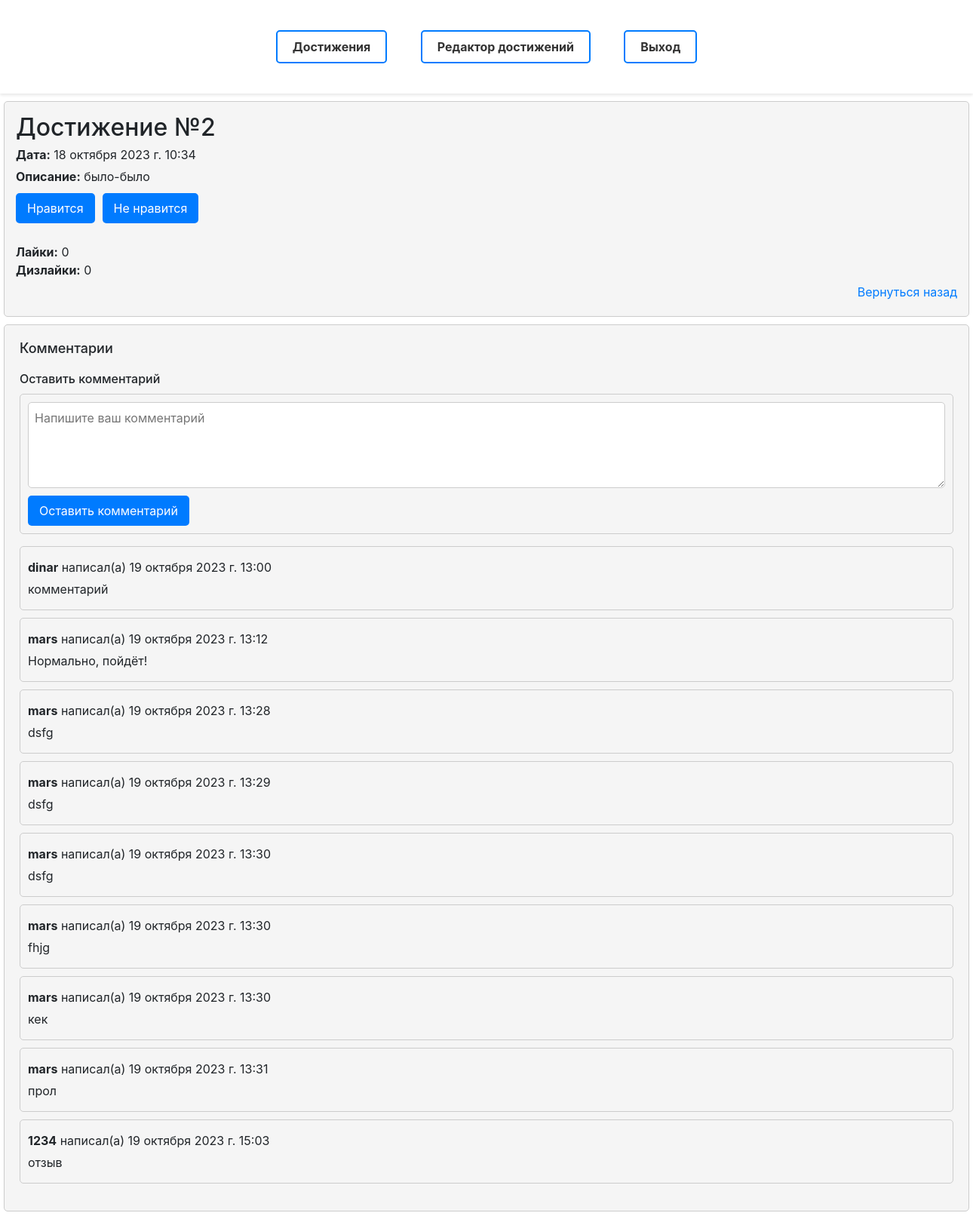
Page /achievement/2 (signed in) on the committed database.
### laba1/models.py (models this page shows, shortened)
class Achievement(models.Model):
    title = models.CharField(verbose_name='Название', max_length=50)
    date = models.DateTimeField(verbose_name='Дата и время', auto_now=True)
    description = models.TextField(verbose_name='Описание')
    class Meta:
        verbose_name = 'Достижение'
        verbose_name_plural = 'Достижения'

class Comment(models.Model):
    achievement = models.ForeignKey(Achievement, on_delete=models.CASCADE)
    user = models.ForeignKey(User, on_delete=models.CASCADE)
    text = models.TextField()
    timestamp = models.DateTimeField(auto_now_add=True)

### laba1/views.py (the view)
# urls.py: path('achievement/<int:pk>', views.AchievementDetail.as_view(), name='detail_achievement'),
class AchievementDetail(DetailView):
    model = Achievement
    template_name = 'laba1/achievement.html'
    context_object_name = 'achievement'
    def get_context_data(self, **kwargs):
        context = super().get_context_data(**kwargs)
        achievement = self.get_object()
        comments = Comment.objects.filter(achievement=achievement)
        likes = Like.objects.filter(achievement=achievement, liked=True).count()
        dislikes = Like.objects.filter(achievement=achievement, liked=False).count()
        user = self.request.user
        liked_by_user = False
        disliked_by_user = False
        if user.is_authenticated:
            liked_by_user = Like.objects.filter(achievement=achievement, user=user, liked=True).exists()
            disliked_by_user = Like.objects.filter(achievement=achievement, user=user, liked=False).exists()
        context['comments'] = comments
        context['likes'] = likes
        context['dislikes'] = dislikes
        context['liked_by_user'] = liked_by_user
        context['disliked_by_user'] = disliked_by_user
        return context

### laba1/templates/laba1/achievement.html (shortened to what this page needs)
{% extends "laba1/index.html" %}
{% block content %}
<div class="achievement_block">
    <h2>{{ achievement.title }}</h2>
    <p><strong>Дата:</strong> {{ achievement.date }}</p>
    <p><strong>Описание:</strong> {{ achievement.description }}</p>
    <div class="like-buttons">
        {% if user.is_authenticated %}
            <form method="post" action="{% url 'like_achievement' achievement.id %}">
                {% if liked_by_user %}
                    <button type="submit" name="unlike">Убрать лайк</button>
                {% else %}
                    <button type="submit" name="like">Нравится</button>
                {% endif %}
            </form>
            <form method="post" action="{% url 'like_achievement' achievement.id %}">
                {% if disliked_by_user %}
                    <button type="submit" name="undislike">Убрать дизлайк</button>
                {% else %}
                    <button type="submit" name="dislike">Не нравится</button>
                {% endif %}
            </form>
        {% endif %}
    </div>
    <div class="like-count">
        <p><strong>Лайки:</strong> {{ likes }}</p>
        <p><strong>Дизлайки:</strong> {{ dislikes }}</p>
    </div>
    <p align="right"><a href="/">Вернуться назад</a></p>
</div>
    <div class="comment_block">
        <h3>Комментарии</h3>
        {% if user.is_authenticated %}
            <div class="comment-form">
                <h4>Оставить комментарий</h4>
                <form method="post" action="{% url 'add_comment' achievement.id %}">
                    <textarea name="text" rows="4" cols="50" placeholder="Напишите ваш комментарий"></textarea><br>
                    <button type="submit">Оставить комментарий</button>
                </form>
            </div>
        {% else %}
            <p>Чтобы оставить комментарий, <a href="{% url 'login' %}">войдите</a>.</p>
        {% endif %}
        <ul>
            {% for comment in comments %}
                <li>
                    <p><strong>{{ comment.user.username }}</strong> написал(а) {{ comment.timestamp }}</p>
                    <p>{{ comment.text }}</p>
                </li>
            {% endfor %}
        </ul>
    </div>
{% endblock %}

### laba1/static/laba1/css/style.css (style rules this page uses)
li { display: block; }
.achievement_block { background-color: #f5f5f5; border: 1px solid #ccc; padding: 15px; margin: 10px auto; border-radius: 5px; width: 1280px; }
.achievement_block h2 { margin: 0; }
.achievement_block p { margin: 5px 0; }
.comment_block { background-color: #f5f5f5; border: 1px solid #ccc; border-radius: 5px; padding: 20px; margin-top: 20px; margin: 10px auto; width: 1280px; }
.comment_block h3 { font-size: 18px; margin: 0 0 10px; }
.comment_block ul { list-style: none; padding: 0; }
.comment_block li { border: 1px solid #ccc; border-radius: 5px; padding: 10px; margin: 10px 0; }
.comment_block p { margin: 5px 0; }
.comment_block p strong { font-weight: bold; }
.comment-form { margin-top: 20px; }
.comment-form h4 { font-size: 16px; margin: 0 0 10px; }
.comment-form form { padding: 10px; border: 1px solid #ccc; border-radius: 5px; }
.comment-form textarea { width: 100%; padding: 8px; border: 1px solid #ccc; border-radius: 5px; margin-bottom: 10px; }
.comment-form button { background-color: #007bff; color: #fff; border: none; padding: 8px 15px; border-radius: 5px; cursor: pointer; transition: background-color 0.3s ease; }
.like-buttons { display: flex; align-items: center; margin-top: 10px; }
.like-buttons form { margin-right: 10px; }
.like-buttons button { background-color: #007bff; color: #fff; border: none; padding: 8px 15px; border-radius: 5px; cursor: pointer; transition: background-color 0.3s ease; }
.like-count { margin-top: 10px; }
.like-count p { margin: 0; }

### rows in the picture
Achievement: title "Достижение №2", date "18 октября 2023 г. 10:34", description "было-было"
Comment: user.username "dinar", timestamp "19 октября 2023 г. 13:00", text "комментарий"
Comment: user.username "mars", timestamp "19 октября 2023 г. 13:12", text "Нормально, пойдёт!"
Comment: user.username "mars", timestamp "19 октября 2023 г. 13:28", text "dsfg"
Comment: user.username "mars", timestamp "19 октября 2023 г. 13:29", text "dsfg"
Comment: user.username "mars", timestamp "19 октября 2023 г. 13:30", text "dsfg"
Comment: user.username "mars", timestamp "19 октября 2023 г. 13:30", text "fhjg"
Comment: user.username "mars", timestamp "19 октября 2023 г. 13:30", text "кек"
Comment: user.username "mars", timestamp "19 октября 2023 г. 13:31", text "прол"
Comment: user.username "1234", timestamp "19 октября 2023 г. 15:03", text "отзыв"

### other values in the picture
{{ likes }} "0"
{{ dislikes }} "0"
